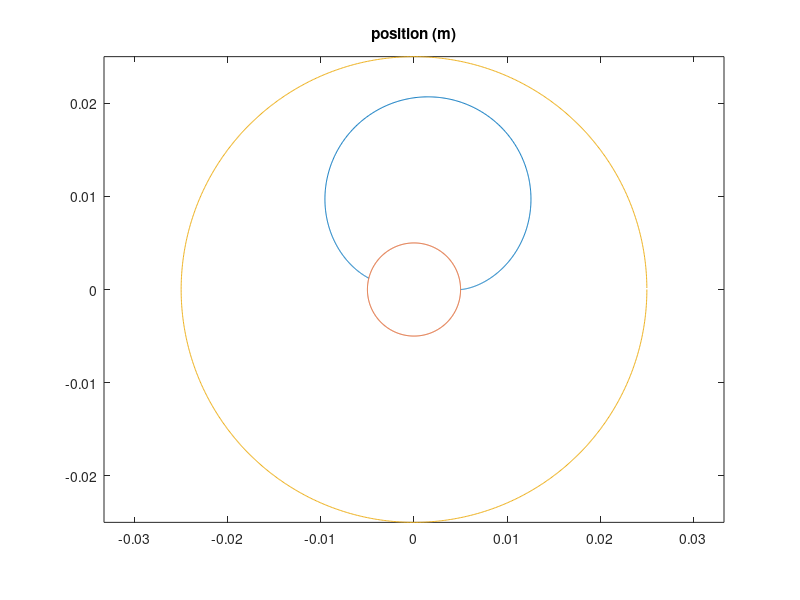
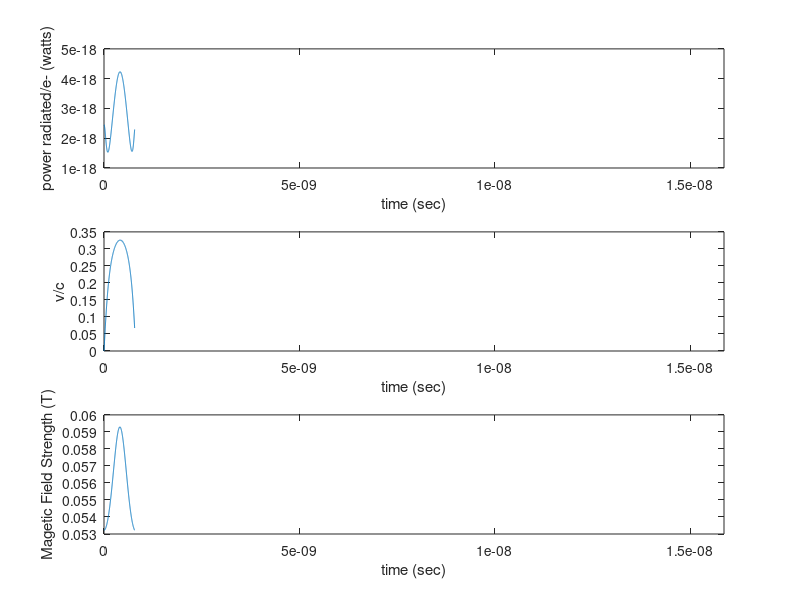

Write the MATLAB code that produced these figures, in order.
close all
clear
clc

R=.025; %Radius of outer electrode
R0=.005; %Radius of inner electrode
V=30000; %Differential voltage
I=1; %Magnetic coil current
N=5000; %Number of turns in magnetic coil
Rb=.06; %Radius of magnetic inducing coil.

dt=.000000000001; %Timestep in secs (electrons are nearly relativistic at these voltages)

%physical constants
u0=4*pi*10^(-7); %permeability of free space
e0=8.854187817*10^(-12); %permittivity of free space
q=-1.6021766*10^(-19); %electron charge
m=9.10938*10^(-31); %electron mass
c=299792458 ; %Speed of light

neps=(8*12/V)/-q; %Total electrons/sec of the arc, as approximated by power input and voltage output.

%Electron initial position and velocity
y=0;
vy=0;
x=R0;
vx=0;

%Position, time, , and 
xg=[]; %Position
yg=[]; %Position
tg=[]; %time
pg=[]; %power of emmitted radiation (single electron)
vcg=[]; %velocity as a fraction of the speed of light
Bg=[];

for i=1:10000,
    tg=[tg dt*(i-1)];
    xg=[xg x];
    yg=[yg y];
    vcg=[vcg sqrt(vx^2+vy^2)/299792458];
    [K,E]=ellipke(sqrt(4*sqrt(x^2+y^2)/(Rb*(1+sqrt(x^2+y^2)/Rb)^2)));
    B=I*u0*N/(2*pi*Rb*(1+sqrt(x^2+y^2)/Rb))*(K+E*(1-(x^2+y^2)/Rb^2)/((1+sqrt(x^2+y^2)/Rb)^2-4*sqrt(x^2+y^2)/Rb));
    Bg=[Bg B];
    ax=q/m*(-V*x/(log(R/R0)*(x^2+y^2))+B*vy);
    ay=q/m*(-V*y/(log(R/R0)*(x^2+y^2))-B*vx);
    pg=[pg q^2*(ax^2+ay^2)/(6*pi*e0*c^3)];
    vx=vx+ax*dt;
    vy=vy+ay*dt;
    x=x+vx*dt;
    y=y+vy*dt;
    if(sqrt(x^2+y^2)>R || sqrt(x^2+y^2)<R0) %Stop if the electron collides with an electrode
        break;
    end
end

%Plot the electrodes for visual aids
c1x=[];
c1y=[];
c2x=[];
c2y=[];

for j=1:1000,
    c1x=[c1x R0*cos(2*pi*j/1000)];
    c1y=[c1y R0*sin(2*pi*j/1000)];
    c2x=[c2x R*cos(2*pi*j/1000)];
    c2y=[c2y R*sin(2*pi*j/1000)];
end

figure('Position',[1200,620,700,500]);
plot(xg,yg,c1x,c1y,c2x,c2y);
title('position (m)');
axis equal;

figure('Position',[1200,50,700,500]);
s1=subplot(3,1,1);
plot(tg,pg);
xlabel('time (sec)');
ylabel('power radiated/e- (watts)');

s2=subplot(3,1,2);
plot(tg,vcg);
xlabel('time (sec)');
ylabel('v/c');

s3=subplot(3,1,3);
plot(tg,Bg);
xlabel('time (sec)');
ylabel('Magetic Field Strength (T)');

linkaxes([s1 s2 s3],'x');
totalPowerRadiated_Watts=sum(dt*pg)*neps
exposureTimeToOneYearRadLimit_days=.05*70/totalPowerRadiated_Watts/60/60/24 %50mSv (Sv=J/kg) is US rad worker yearly limit
